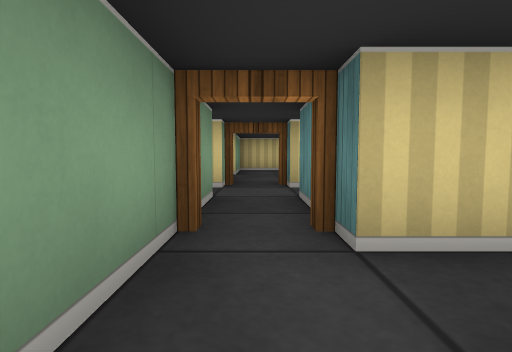
View 1 (above)

16 first-person views from a walk through a cub3D ray-caster map. The camera is about half as high as the walls, tilts 4° down and sees 80° across. The floor is counted in squares. Each view is taken from the middle of a square. On the plan, view 1 faces up. The plan holds only what a view shows up to about 9 squares ahead; the rest is blank.

View 2
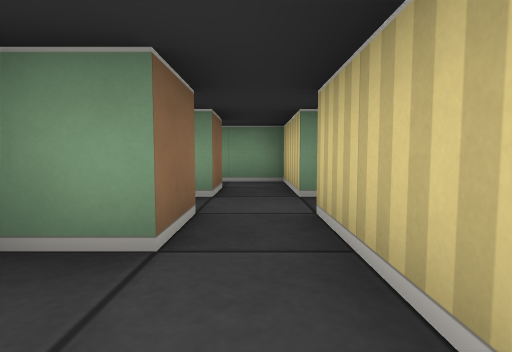

View 3
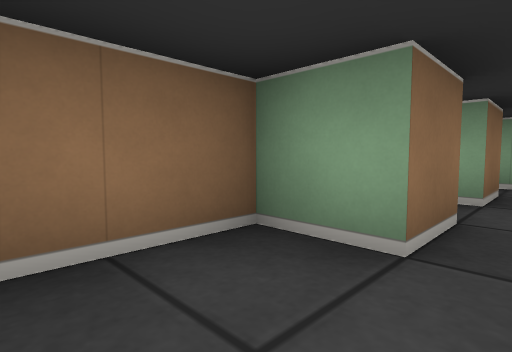

View 4
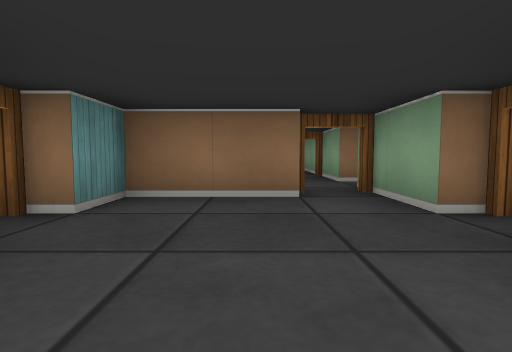

View 5
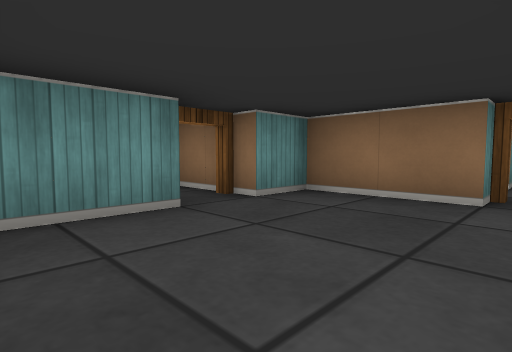

View 6
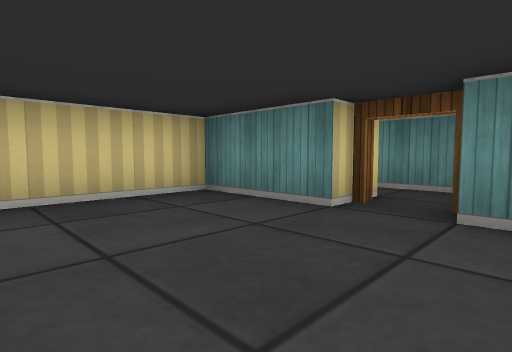

View 7
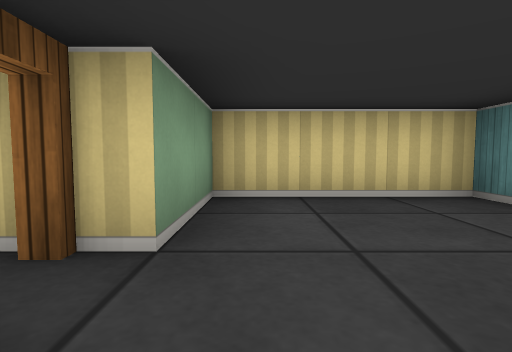

View 8
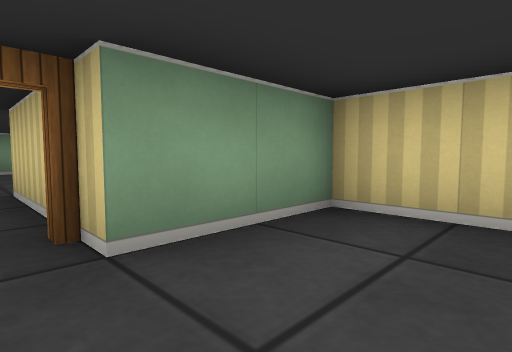

View 9
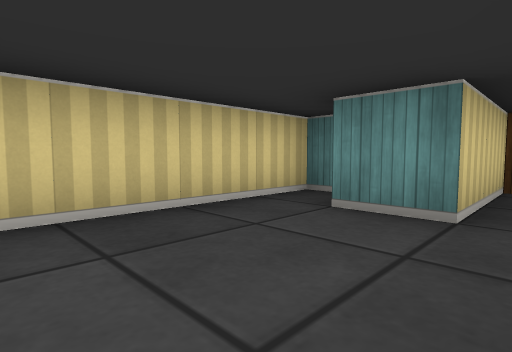

View 10
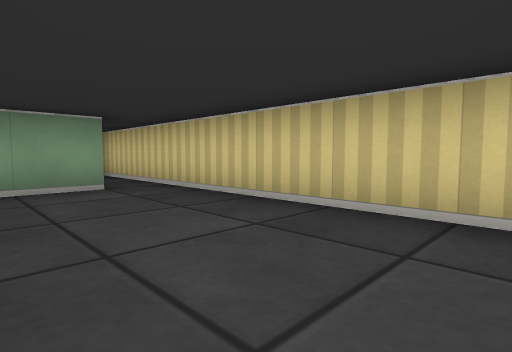

View 11
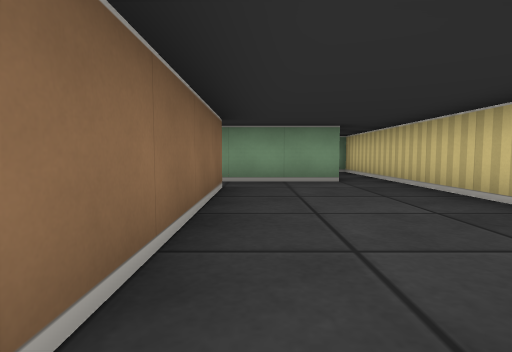

View 12
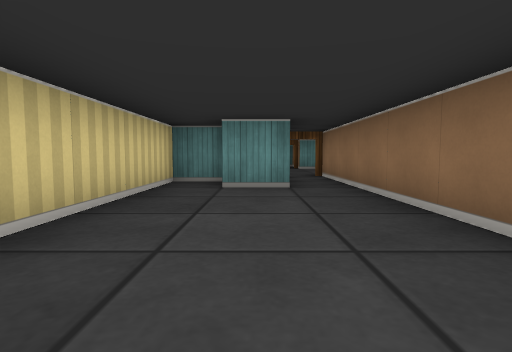

View 13
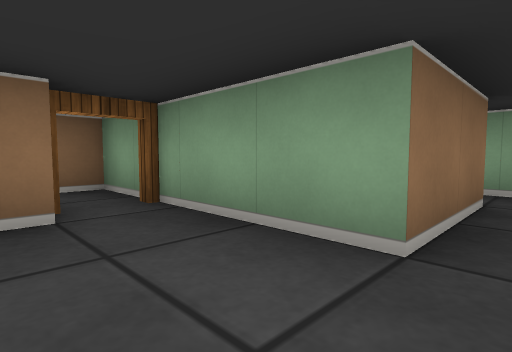

View 14
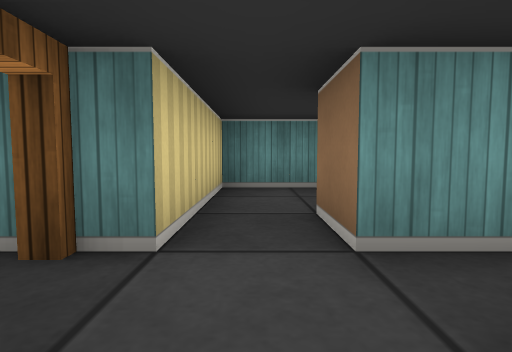

View 15
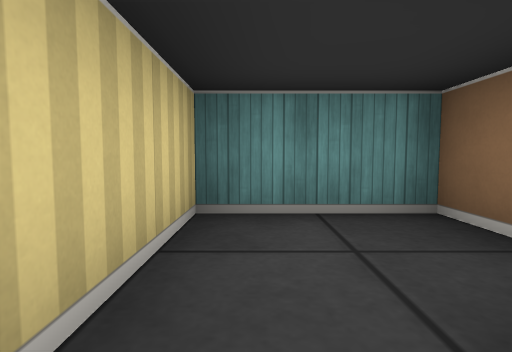

View 16
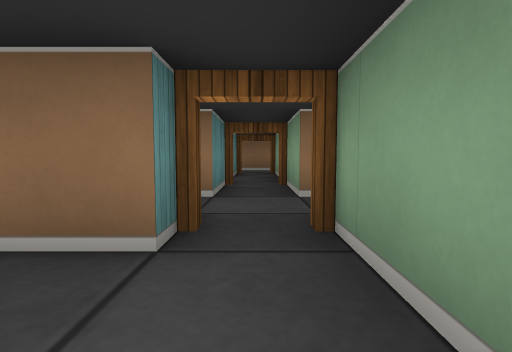

### Floor plan
Ten units are one square. View 1 is at (0, 0); x grows to the right and y downward. Boxes are objects, and circles mark ways between rooms. Rooms are numbered by the first view taken in them; rooms with no view inside come last. Other rooms are left out.
<svg viewBox="-111 -100 151 115">
<path fill="none" stroke="#000" d="M14 -15 5 -15M5 8 5 -4M-5 -21 -5 6M15 -35 15 -25 35 -25 35 -45 15 -45M25 -75 25 -95 -5 -95 -5 -75M-5 -65 -5 -45M5 -55 25 -55 25 -65M-76 -65 -5 -65M-25 -85 -25 -95 -105 -95M-106 -85 -85 -85 -85 -60M-5 -75 -35 -75 -35 -85M-5 -45 -25 -45 -25 -34M-16 -35 -5 -35 -5 -21M15 -45 5 -45M5 -15 5 -35 15 -35"/>
<circle cx="0" cy="-20" r="3" fill="#2a7"/>
<circle cx="10" cy="-40" r="3" fill="#2a7"/>
<circle cx="-10" cy="-70" r="3" fill="#2a7"/>
<circle cx="0" cy="-50" r="3" fill="#2a7"/>
<text x="20" y="-10">1</text>
<text x="20" y="-40">2</text>
<text x="10" y="-80">3</text>
<text x="-60" y="-80">4</text>
<text x="-10" y="-40">5</text>
</svg>
Room 1 opens to room 5. Room 2 opens to room 5. Room 3 opens to room 4. Room 3 opens to room 5.

Where each view was taken, in squares from view 1:
view 1: 0 up, 0 right, facing up
view 2: 4 up, 3 right, facing left
view 3: 4 up, 3 right, facing down-left
view 4: 9 up, 1 right, facing down
view 5: 9 up, 0 right, facing down-right
view 6: 6 up, 0 right, facing up-right
view 7: 6 up, 0 right, facing up
view 8: 7 up, 1 right, facing up-left
view 9: 7 up, 6 left, facing up-right
view 10: 7 up, 4 left, facing up-left
view 11: 7 up, 3 left, facing left
view 12: 8 up, 8 left, facing right
view 13: 9 up, 7 left, facing down-left
view 14: 4 up, 1 left, facing right
view 15: 4 up, 1 right, facing right
view 16: 7 up, 0 right, facing down
